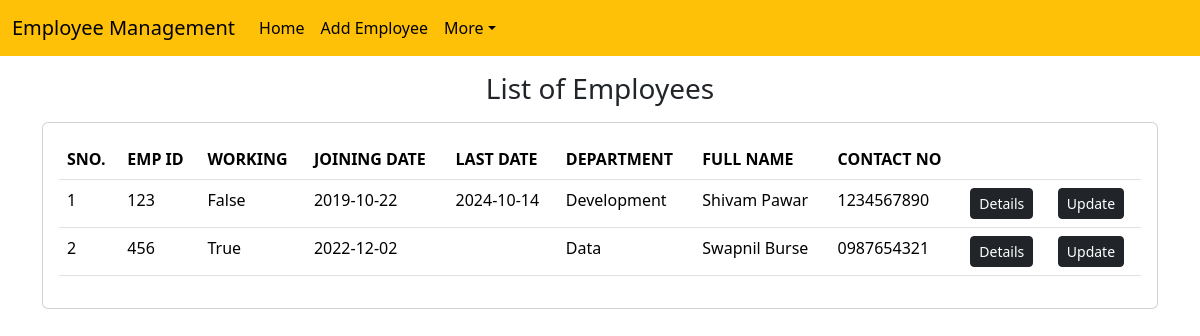
Page /index/emp-list/ on the earlier database version.
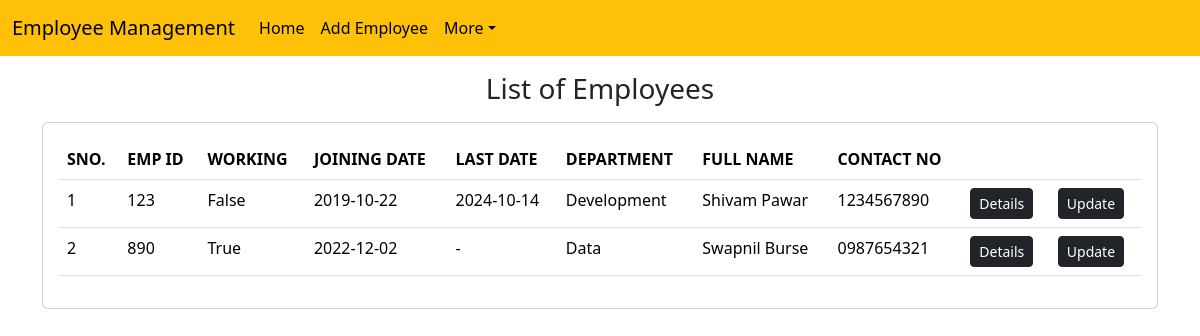
Same page on the later database version.
### homeapp/models.py (models this page shows, shortened)
class Empdata(models.Model):
    emp_id=models.CharField(max_length=200)
    working=models.BooleanField(default=True)
    jdate=models.CharField(max_length=200)
    ldate=models.CharField(max_length=200)
    dept=models.CharField(max_length=200)
    name=models.CharField(max_length=200)
    contact=models.CharField(max_length=200)
    add=models.CharField(max_length=1500)
    state=models.CharField(max_length=200)
    idproof=models.CharField(max_length=200)

### homeapp/views.py (the view)
# urls.py: path('emp-list/', emp_list),
def emp_list(request):
    empdata=Empdata.objects.all()
    return render(request, "emplist.html", {'empdata':empdata})

### templates/emplist.html (shortened to what this page needs)
<!doctype html>
<html lang="en">
<head>
    {% include 'bootstrap.html' %}
</head>
<body>
    {% include 'navbar.html' %}
    <h3 class="text-center my-3">List of Employees</h3>
    <div class="container">
        <div class="card">
        <div class="card-body">
            <table class="table">
                <thead>
                <tr>
                    <th>SNO.</th>
                    <th>EMP ID</th>
                    <th>WORKING</th>
                    <th>JOINING DATE</th>
                    <th>LAST DATE</th>
                    <th>DEPARTMENT</th>
                    <th>FULL NAME</th>
                    <th>CONTACT NO</th>
                    <th>    </th>
                    <th>    </th>
                </tr>
                </thead>
                <tbody>
                    {% for e in empdata %}
                    <tr>
                        <td>{{forloop.counter}}</td>
                        <td>{{e.emp_id}}</td>
                        <td>{{e.working}}</td>
                        <td>{{e.jdate}}</td>
                        <td>{{e.ldate}}</td>
                        <td>{{e.dept}}</td>
                        <td>{{e.name}}</td>
                        <td>{{e.contact}}</td>
                        <td>
                            <a href="/index/emp-detail/{{e.id}}" class="btn btn-dark btn-sm">Details</a>
                        </td>
                        <td>
                            <a href="/index/emp-update/{{e.id}}" class="btn btn-dark btn-sm">Update</a>
                        </td>
                    </tr>
                    {% endfor %}
                </tbody>
            </table>
        </div>
        </div>
    </div>
</body>
</html>

### templates/bootstrap.html (shortened to what this page needs)
<link href="https://cdn.jsdelivr.net/npm/bootstrap@5.3.3/dist/css/bootstrap.min.css" rel="stylesheet">

### templates/navbar.html (shortened to what this page needs)
<nav class="navbar navbar-expand-lg bg-warning">
	<div class="container-fluid">
		<a class="navbar-brand" href="#">Employee Management</a>
		<div class="collapse navbar-collapse" id="navbarSupportedContent">
			<ul class="navbar-nav me-auto mb-2 mb-lg-0">
				<li class="nav-item"><a class="nav-link active" aria-current="page" href="/index/home/">Home</a></li>
				<li class="nav-item"><a class="nav-link active" aria-current="page" href="/index/add-emp/">Add Employee</a></li>
				<li class="nav-item dropdown"><a class="nav-link active dropdown-toggle" href="#" id="navbarDropdown" role="button" data-bs-toggle="dropdown" aria-expanded="false">More</a>
				</li>
			</ul>
		</div>
    </div>
</nav>

Differences in the rows shown:
changed Empdata "True": emp_id "456" → "890"; ldate (not shown) → "-"
